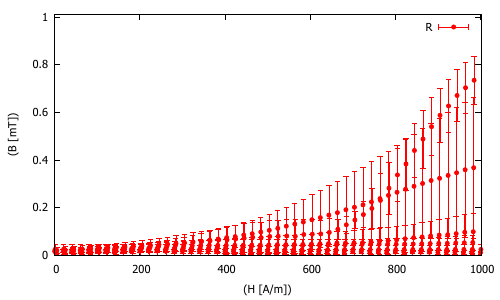

This chart was generated by the following gnuplot code:
# NOTA PRELIMINAR: Consultar la ayuda de gnuplot para aquello que podamos necesitar.
# Ejemplo: Si necesitamos ayuda sobre el estilo de línea teclearemos en nuestro terminal de gnuplot 'help linestyle'
set term pdf

# ==============================  Ejemplo de representación: Péndulo con ajuste ==============================================

# A partir de aquí se muestra un ejemplo (periodo de un pendulo simple al cuadrado frente a su longitud) donde 
# se representará un fichero de puntos experimentales con sus errores, 
# añadiendo además una curva de ajuste (lineal). Mostramos diferentes estilos, tamaños o colores para las líneas y los puntos.

# ------------- Fichero de datos (medidos) de entrada --------------------
# Fichero de entrada de datos con cuatro columnas: x (longitud), y (periodo al cuadrado), error x, error y 
# El fichero 'datos.dat' se encontrará en la misma carpeta que este script
fichero = "Datapromedio.txt"

# --- Nombre del fichero de salida, correspondiente a la gráfica final en formato pdf ------
#salida = "sd.pdf"
set output "datapromedio.pdf"

# ----------- Nombre de las etiquetas de los ejes en el gráfico final ----------------------
set xlabel "(H [A/m])" # para la longitud  
set ylabel "(B [mT])" # para el cuadrado del periodo

## ----------------- Ejes logarítmicos -----------------------------------------------------
# Con los siguientes comandos (desactivados en el ejemplo) podemos imponer ejes logarítmicos
# set logscale x
# set logscale y

# ------------------------------------   Ejemplos de ajuste ---------------------------------------------------------------------- 
# Primero definimos la funcion de ajuste f(x), en el primer caso una recta, 
# para después indicar los parámetros de ajuste (en el primer caso a y b), indicando además que ajustaremos el fichero de entrada. 
# El ajuste genera un fichero en la carpeta en la que nos encontramos llamado 'fit.log', en el que se recogen todos los
# datos del ajuste.
f(x)=a+b*x
fit f(x) fichero using 1:2:3:4 xyerror via a,b
# fit f(x) fichero via a, b
# Otro ejemplo (desactivado) con un polinomio de segundo grado y 3 parámetros de ajuste:
# f(x)=a+b*x+c*x**2
# fit f(x) fichero via a, b, c

# ----------------- Representación del fichero de puntos experimentales -----------------------------------------------------------
# Imponemos los rangos de los ejes, la leyenda ('Valor Medido'), además de pedir que se muestren los errores (w xyerror)
# Elegimos ademos el color de los puntos (rojo en el ejemplo)
# Elegimos el tamaño de los puntos mediante ps (pointsize): ps 1 en el ejemplo
# Elegimos el tipo de puntos mediante pt (pointtype): pt 7 en el ejemplo (círculos llenos)
plot [-1:1001][-0:1.01] fichero index 0 title "R" w xyerror lc rgb "red" ps 0.5 pt 7, \
	fichero index 1 title "Valores núcleo laminado" w xyerror lc rgb "blue" ps 0.5 pt 7, \

# First plot
#plot 'data.txt' index 0 using 1:2:3 title "R" with xyerrorpoints lc rgb "red" ps 0.5 pt 7, \
#     '' index 0 using 1:2:3 title "Valores núcleo laminado" with xyerrorpoints lc rgb "blue" ps 0.5 pt 7

set key left box
set key opaque
replot

set key right box
set key opaque
replot

# --------------- Operaciones con columnas: algunos ejemplos (desactivados) -------------------------------------------------------
# 1- Como mostrar la primera columna y la segunda columna multiplicada por 2, sin errores:
# plot [0:1.75][0:14] fichero u 1:(2*$2) title "Valor Medido" lc rgb "red" ps 1 pt 7
# 2- Como mostrar la primera columna elevada a 2 y la raíz cuadrada de la segunda, sin errores:
# plot [0:4][0:4] fichero u ($1**2):(sqrt($2)) title "Valor Medido"  lc rgb "red" ps 1 pt 7
# 3- Como mostrar la primera columna y el logaritmo neperiano de la segunda, sin errores:
# plot [0:0.02][0:1.25] fichero u ($1):(log($2)) title "Valor Medido"  lc rgb "red" ps 1 pt 7


# ----------------- Representación de la función de ajuste ------------------------------------------------------------------------
# Sobre el plot anterior añadimos la función de ajuste f(x) usando replot
# Primero fijamos el color (negro en el ejemplo) 
set style lines 1 lt rgb "black" 
replot f(x) title "Ajuste Lineal" with lines linestyle 1 dt 1 lw 3 
# línea continua sin puntos (dt 1) y anchura 3 (lw 3) 
# replot f(x) title "Ajuste Lineal" with lines linestyle 1 dt 2 lw 3 # línea a trazos sin puntos (dt 2) y anchura 3 (lw 3)
# replot f(x) title "Ajuste Lineal" with lines linestyle 1 dt 3 lw 2 # línea 'punteada' sin puntos (dt 3) y anchura 2 (lw 2)  
# replot f(x) title "Ajuste Lineal" with linespoints linestyle 1 lw 1 # línea continua con puntos (linespoints) y anchura 1 (lw 1)

## ----------------- Leyenda ---------------------------------------------------------------------------
# Posicionamos la leyenda arriba y a la izquierda para que no se solape con los datos en la imagen final
set key left box
set key opaque
replot

## ----------------- Terminal de salida ----------------------------------------
# Imponemos el terminal de salida como pdf, con color y tipo de letra (y tamaño)
set term pdf enhanced color font "Arial,14"
set output "eficiencia medida"
replot 